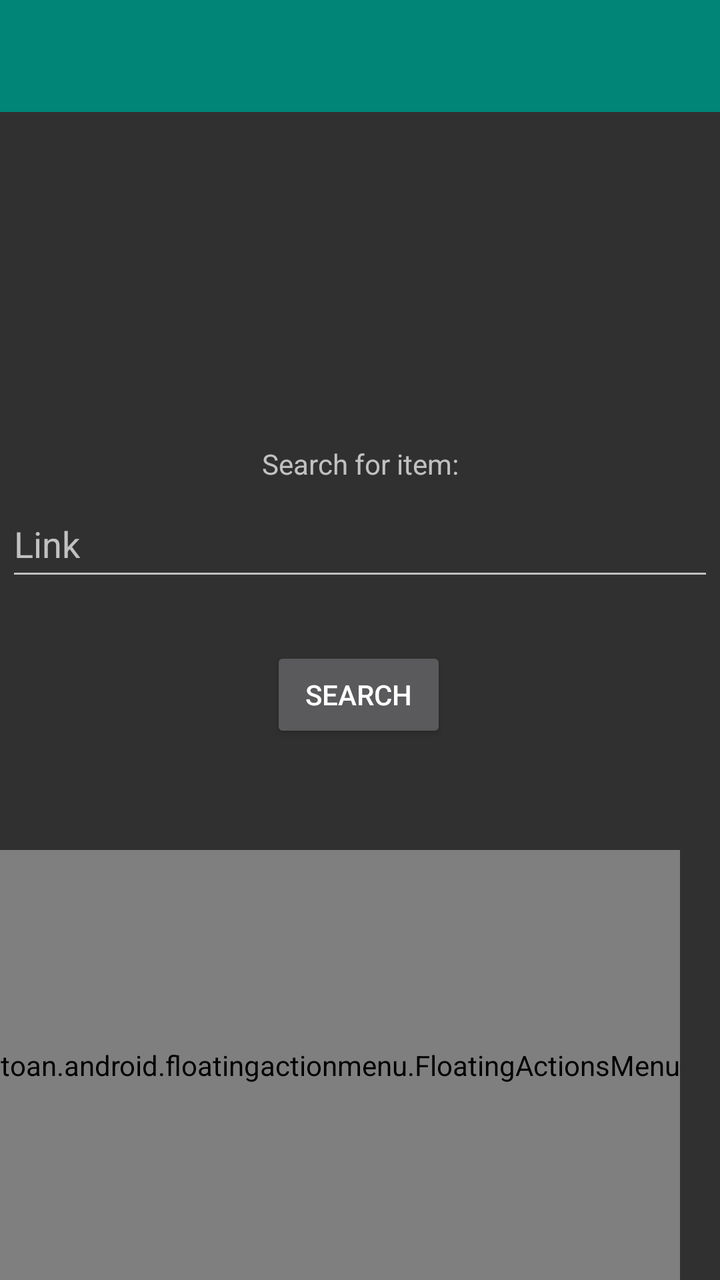
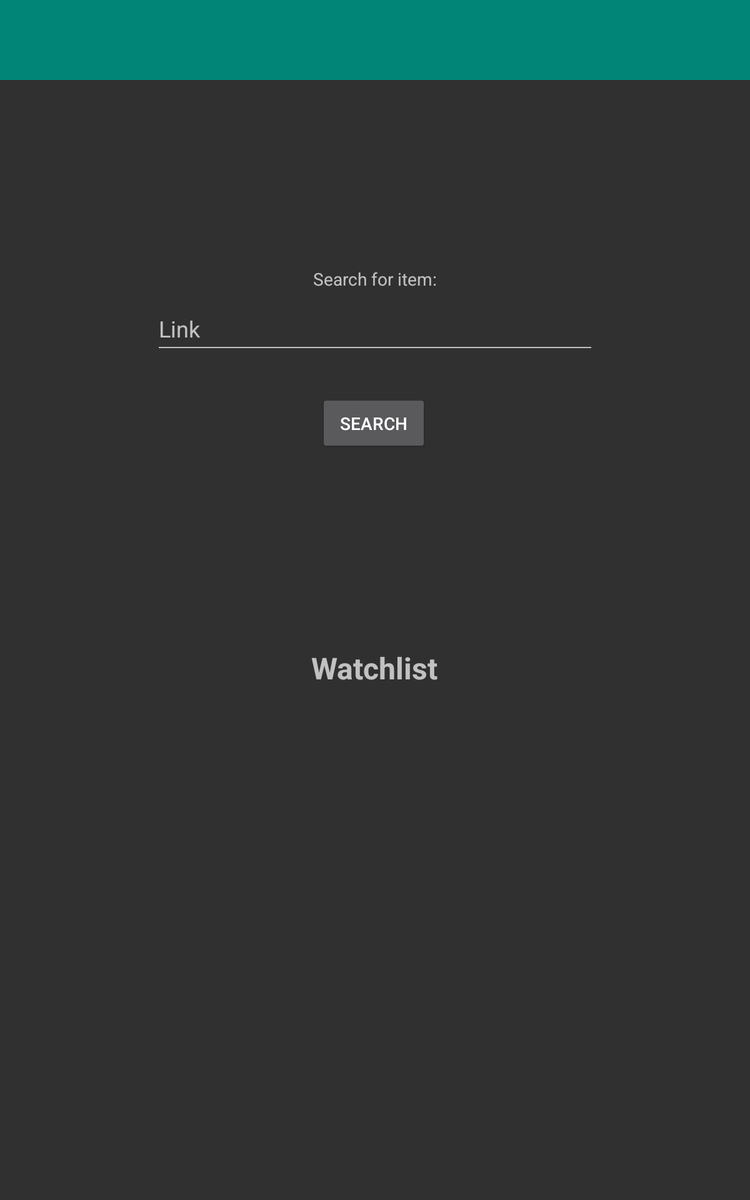

An Android layout and its configuration variant, each rendered on a device that would load it. The default file and the variant file are quoted in full after the pictures.
<!-- AndroidManifest.xml: application theme AppTheme -->
<!-- res/layout/activity_item_search.xml -->
<?xml version="1.0" encoding="utf-8"?>
<androidx.constraintlayout.widget.ConstraintLayout xmlns:android="http://schemas.android.com/apk/res/android"
    xmlns:app="http://schemas.android.com/apk/res-auto"
    xmlns:fab="http://schemas.android.com/apk/res-auto"
    xmlns:tools="http://schemas.android.com/tools"
    android:layout_width="match_parent"
    android:layout_height="match_parent"
    tools:context=".pricemanager.ItemSearchActivity">

    <androidx.appcompat.widget.Toolbar
        android:id="@+id/mainToolbar"
        android:layout_width="match_parent"
        android:layout_height="?attr/actionBarSize"
        android:background="?attr/colorPrimary"
        app:layout_constraintEnd_toEndOf="parent"
        app:layout_constraintStart_toStartOf="parent"
        app:layout_constraintTop_toTopOf="parent"
        app:popupTheme="@style/AppTheme" />

    <toan.android.floatingactionmenu.FloatingActionsMenu
        android:id="@+id/fab_menu"
        android:layout_width="0dp"
        android:layout_height="215dp"
        android:layout_alignParentStart="true"
        android:layout_alignParentLeft="true"
        app:layout_constraintBottom_toBottomOf="parent"
        app:layout_constraintStart_toStartOf="parent"
        fab:fab_addButtonColorNormal="@color/pink"
        fab:fab_addButtonColorPressed="@color/pink_pressed"
        fab:fab_addButtonPlusIconColor="@color/half_black"
        fab:fab_addButtonSize="mini"
        fab:fab_labelStyle="@style/menu_labels_style"
        fab:fab_labelsPosition="right">

        <toan.android.floatingactionmenu.FloatingActionButton
            android:id="@+id/watchlistFab"
            android:layout_width="wrap_content"
            android:layout_height="wrap_content"
            fab:fab_colorNormal="@color/pink"
            fab:fab_colorPressed="@color/pink_pressed"
            fab:fab_size="mini"
            fab:fab_title="@string/watchlistTitle" />

    </toan.android.floatingactionmenu.FloatingActionsMenu>

    <EditText
        android:id="@+id/linkSearchBar"
        android:layout_width="354dp"
        android:layout_height="50dp"
        android:layout_marginTop="4dp"
        android:ems="10"
        android:hint="@string/searchBarHint"
        android:importantForAutofill="no"
        android:inputType="textLongMessage"
        app:layout_constraintEnd_toEndOf="parent"
        app:layout_constraintStart_toStartOf="parent"
        app:layout_constraintTop_toBottomOf="@+id/linkSearchBarLabel" />

    <TextView
        android:id="@+id/linkSearchBarLabel"
        android:layout_width="wrap_content"
        android:layout_height="wrap_content"
        android:text="@string/searchBarLabel"
        app:layout_constraintBottom_toBottomOf="parent"
        app:layout_constraintLeft_toLeftOf="parent"
        app:layout_constraintRight_toRightOf="parent"
        app:layout_constraintTop_toTopOf="parent"
        app:layout_constraintVertical_bias="0.358" />

    <Button
        android:id="@+id/linkSearchButton"
        android:layout_width="wrap_content"
        android:layout_height="wrap_content"
        android:layout_marginTop="28dp"
        android:text="@string/searchButton"
        app:layout_constraintEnd_toEndOf="parent"
        app:layout_constraintHorizontal_bias="0.498"
        app:layout_constraintStart_toStartOf="parent"
        app:layout_constraintTop_toBottomOf="@+id/linkSearchBar" />

    <ProgressBar
        android:id="@+id/searchProgressBar"
        style="?android:attr/progressBarStyleHorizontal"
        android:layout_width="0dp"
        android:layout_height="wrap_content"
        android:visibility="invisible"
        app:layout_constraintBottom_toBottomOf="parent"
        app:layout_constraintEnd_toEndOf="parent"
        app:layout_constraintHorizontal_bias="0.0"
        app:layout_constraintStart_toStartOf="parent" />

</androidx.constraintlayout.widget.ConstraintLayout>
<!-- resources referenced by this layout -->
<resources>
  <color name="half_black">#808080</color>
  <color name="pink">#e91e63</color>
  <color name="pink_pressed">#ec407a</color>
  <string name="searchBarHint">Link</string>
  <string name="searchBarLabel">Search for item:</string>
  <string name="searchButton">Search</string>
  <string name="watchlistTitle">Watchlist</string>
  <style name="AppTheme" parent="Theme.AppCompat.NoActionBar">
          
          <item name="colorPrimary">@color/colorPrimary</item>
          <item name="colorPrimaryDark">@color/colorPrimaryDark</item>
          <item name="colorAccent">@color/colorAccent</item>
          <item name="android:statusBarColor">@android:color/transparent</item>
      </style>
  <style name="menu_labels_style">
          <item name="android:background">@drawable/fab_label_background</item>
          <item name="android:textColor">@color/white</item>
      </style>
  <color name="colorPrimary">#008577</color>
  <color name="colorPrimaryDark">#00574B</color>
  <color name="colorAccent">#D81B60</color>
  <color name="white">#fafafa</color>
</resources>
<!-- res/layout-sw600dp/activity_item_search.xml (the repository's variant of the layout above) -->
<!-- drawn on a 7-inch tablet held upright -->
<?xml version="1.0" encoding="utf-8"?>
<androidx.constraintlayout.widget.ConstraintLayout xmlns:android="http://schemas.android.com/apk/res/android"
    xmlns:app="http://schemas.android.com/apk/res-auto"
    xmlns:tools="http://schemas.android.com/tools"
    android:layout_width="match_parent"
    android:layout_height="match_parent"
    tools:context=".pricemanager.ItemSearchActivity">

    <androidx.appcompat.widget.Toolbar
        android:id="@+id/mainToolbar"
        android:layout_width="match_parent"
        android:layout_height="?attr/actionBarSize"
        android:background="?attr/colorPrimary"
        app:layout_constraintEnd_toEndOf="parent"
        app:layout_constraintStart_toStartOf="parent"
        app:layout_constraintTop_toTopOf="parent"
        app:popupTheme="@style/AppTheme" />

    <EditText
        android:id="@+id/linkSearchBar"
        android:layout_width="354dp"
        android:layout_height="50dp"
        android:layout_marginTop="4dp"
        android:ems="10"
        android:hint="@string/searchBarHint"
        android:importantForAutofill="no"
        android:inputType="textLongMessage"
        app:layout_constraintEnd_toEndOf="parent"
        app:layout_constraintStart_toStartOf="parent"
        app:layout_constraintTop_toBottomOf="@+id/linkSearchBarLabel" />

    <TextView
        android:id="@+id/linkSearchBarLabel"
        android:layout_width="wrap_content"
        android:layout_height="wrap_content"
        android:text="@string/searchBarLabel"
        app:layout_constraintBottom_toBottomOf="parent"
        app:layout_constraintLeft_toLeftOf="parent"
        app:layout_constraintRight_toRightOf="parent"
        app:layout_constraintTop_toTopOf="parent"
        app:layout_constraintVertical_bias="0.227" />

    <Button
        android:id="@+id/linkSearchButton"
        android:layout_width="wrap_content"
        android:layout_height="wrap_content"
        android:layout_marginTop="28dp"
        android:text="@string/searchButton"
        app:layout_constraintEnd_toEndOf="parent"
        app:layout_constraintHorizontal_bias="0.498"
        app:layout_constraintStart_toStartOf="parent"
        app:layout_constraintTop_toBottomOf="@+id/linkSearchBar" />

    <ProgressBar
        android:id="@+id/searchProgressBar"
        style="?android:attr/progressBarStyleHorizontal"
        android:layout_width="0dp"
        android:layout_height="wrap_content"
        android:visibility="invisible"
        app:layout_constraintBottom_toBottomOf="parent"
        app:layout_constraintEnd_toEndOf="parent"
        app:layout_constraintHorizontal_bias="0.0"
        app:layout_constraintStart_toStartOf="parent" />

    <LinearLayout
        android:layout_width="0dp"
        android:layout_height="442dp"
        android:gravity="center"
        android:orientation="vertical"
        app:layout_constraintBottom_toBottomOf="parent"
        app:layout_constraintEnd_toEndOf="parent"
        app:layout_constraintHorizontal_bias="0.0"
        app:layout_constraintStart_toStartOf="parent"
        app:layout_constraintTop_toBottomOf="@+id/linkSearchButton"
        app:layout_constraintVertical_bias="1.0">

        <TextView
            android:id="@+id/watchlistTitle"
            android:layout_width="wrap_content"
            android:layout_height="wrap_content"
            android:layout_gravity="center_horizontal"
            android:text="@string/watchlistTitle"
            android:textSize="24sp"
            android:textStyle="bold" />

        <FrameLayout
            android:id="@+id/watchListFrame"
            android:layout_width="match_parent"
            android:layout_height="match_parent">

        </FrameLayout>
    </LinearLayout>

</androidx.constraintlayout.widget.ConstraintLayout>
<!-- resources referenced by the variant -->
<!-- as a 7-inch tablet held upright resolves them -->
<resources>
  <string name="searchBarHint">Link</string>
  <string name="searchBarLabel">Search for item:</string>
  <string name="searchButton">Search</string>
  <string name="watchlistTitle">Watchlist</string>
  <style name="AppTheme" parent="Theme.AppCompat.NoActionBar">
          
          <item name="colorPrimary">@color/colorPrimary</item>
          <item name="colorPrimaryDark">@color/colorPrimaryDark</item>
          <item name="colorAccent">@color/colorAccent</item>
          <item name="android:statusBarColor">@android:color/transparent</item>
      </style>
  <color name="colorPrimary">#008577</color>
  <color name="colorPrimaryDark">#00574B</color>
  <color name="colorAccent">#D81B60</color>
</resources>
